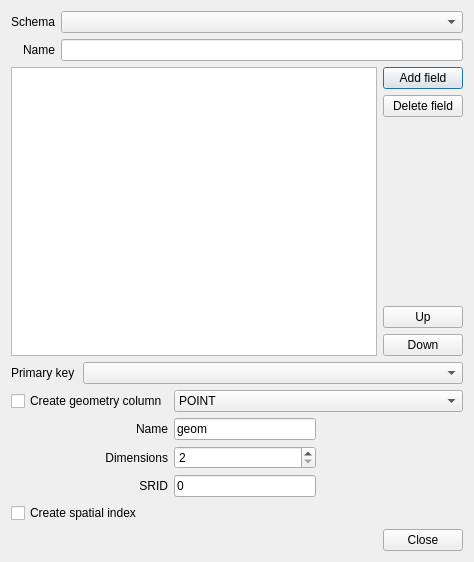
<?xml version="1.0" encoding="UTF-8"?>
<ui version="4.0">
 <class>DbManagerDlgCreateTable</class>
 <widget class="QDialog" name="DbManagerDlgCreateTable">
  <property name="geometry">
   <rect>
    <x>0</x>
    <y>0</y>
    <width>474</width>
    <height>562</height>
   </rect>
  </property>
  <property name="windowTitle">
   <string>Create Table</string>
  </property>
  <layout class="QGridLayout" name="gridLayout_2">
   <item row="0" column="0" colspan="2">
    <layout class="QGridLayout">
     <item row="0" column="0" colspan="2">
      <widget class="QLabel" name="label_3">
       <property name="text">
        <string>Schema</string>
       </property>
       <property name="alignment">
        <set>Qt::AlignRight|Qt::AlignTrailing|Qt::AlignVCenter</set>
       </property>
      </widget>
     </item>
     <item row="0" column="2">
      <widget class="QComboBox" name="cboSchema"/>
     </item>
     <item row="1" column="0" colspan="2">
      <widget class="QLabel" name="label">
       <property name="text">
        <string>Name</string>
       </property>
       <property name="alignment">
        <set>Qt::AlignRight|Qt::AlignTrailing|Qt::AlignVCenter</set>
       </property>
      </widget>
     </item>
     <item row="1" column="2">
      <widget class="QLineEdit" name="editName">
       <property name="text">
        <string notr="true"/>
       </property>
      </widget>
     </item>
    </layout>
   </item>
   <item row="1" column="1">
    <layout class="QVBoxLayout">
     <item>
      <widget class="QPushButton" name="btnAddField">
       <property name="text">
        <string>Add field</string>
       </property>
      </widget>
     </item>
     <item>
      <widget class="QPushButton" name="btnDeleteField">
       <property name="text">
        <string>Delete field</string>
       </property>
      </widget>
     </item>
     <item>
      <spacer>
       <property name="orientation">
        <enum>Qt::Vertical</enum>
       </property>
       <property name="sizeHint" stdset="0">
        <size>
         <width>20</width>
         <height>40</height>
        </size>
       </property>
      </spacer>
     </item>
     <item>
      <widget class="QPushButton" name="btnFieldUp">
       <property name="text">
        <string>Up</string>
       </property>
      </widget>
     </item>
     <item>
      <widget class="QPushButton" name="btnFieldDown">
       <property name="text">
        <string>Down</string>
       </property>
      </widget>
     </item>
    </layout>
   </item>
   <item row="2" column="0" colspan="2">
    <layout class="QHBoxLayout">
     <property name="spacing">
      <number>8</number>
     </property>
     <item>
      <widget class="QLabel" name="label_4">
       <property name="text">
        <string>Primary key</string>
       </property>
      </widget>
     </item>
     <item>
      <widget class="QComboBox" name="cboPrimaryKey">
       <property name="sizePolicy">
        <sizepolicy hsizetype="MinimumExpanding" vsizetype="Fixed">
         <horstretch>0</horstretch>
         <verstretch>0</verstretch>
        </sizepolicy>
       </property>
      </widget>
     </item>
    </layout>
   </item>
   <item row="3" column="0" colspan="2">
    <layout class="QGridLayout" name="gridLayout">
     <item row="0" column="0">
      <widget class="QCheckBox" name="chkGeomColumn">
       <property name="text">
        <string>Create geometry column</string>
       </property>
      </widget>
     </item>
     <item row="0" column="1" colspan="2">
      <widget class="QComboBox" name="cboGeomType">
       <item>
        <property name="text">
         <string notr="true">POINT</string>
        </property>
       </item>
       <item>
        <property name="text">
         <string notr="true">LINESTRING</string>
        </property>
       </item>
       <item>
        <property name="text">
         <string notr="true">POLYGON</string>
        </property>
       </item>
       <item>
        <property name="text">
         <string notr="true">MULTIPOINT</string>
        </property>
       </item>
       <item>
        <property name="text">
         <string notr="true">MULTILINESTRING</string>
        </property>
       </item>
       <item>
        <property name="text">
         <string notr="true">MULTIPOLYGON</string>
        </property>
       </item>
       <item>
        <property name="text">
         <string notr="true">GEOMETRYCOLLECTION</string>
        </property>
       </item>
      </widget>
     </item>
     <item row="1" column="0">
      <widget class="QLabel" name="label_2">
       <property name="text">
        <string>Name</string>
       </property>
       <property name="alignment">
        <set>Qt::AlignRight|Qt::AlignTrailing|Qt::AlignVCenter</set>
       </property>
      </widget>
     </item>
     <item row="1" column="1">
      <widget class="QLineEdit" name="editGeomColumn">
       <property name="text">
        <string notr="true">geom</string>
       </property>
      </widget>
     </item>
     <item row="2" column="0">
      <widget class="QLabel" name="label_5">
       <property name="text">
        <string>Dimensions</string>
       </property>
       <property name="alignment">
        <set>Qt::AlignRight|Qt::AlignTrailing|Qt::AlignVCenter</set>
       </property>
      </widget>
     </item>
     <item row="2" column="1">
      <widget class="QSpinBox" name="spinGeomDim">
       <property name="minimum">
        <number>2</number>
       </property>
       <property name="maximum">
        <number>4</number>
       </property>
      </widget>
     </item>
     <item row="2" column="2" rowspan="2">
      <spacer>
       <property name="orientation">
        <enum>Qt::Horizontal</enum>
       </property>
       <property name="sizeHint" stdset="0">
        <size>
         <width>50</width>
         <height>51</height>
        </size>
       </property>
      </spacer>
     </item>
     <item row="3" column="0">
      <widget class="QLabel" name="label_6">
       <property name="text">
        <string>SRID</string>
       </property>
       <property name="alignment">
        <set>Qt::AlignRight|Qt::AlignTrailing|Qt::AlignVCenter</set>
       </property>
      </widget>
     </item>
     <item row="3" column="1">
      <widget class="QLineEdit" name="editGeomSrid">
       <property name="text">
        <string notr="true">0</string>
       </property>
      </widget>
     </item>
     <item row="4" column="0">
      <widget class="QCheckBox" name="chkSpatialIndex">
       <property name="text">
        <string>Create spatial index</string>
       </property>
      </widget>
     </item>
    </layout>
   </item>
   <item row="4" column="0" colspan="2">
    <widget class="QDialogButtonBox" name="buttonBox">
     <property name="orientation">
      <enum>Qt::Horizontal</enum>
     </property>
     <property name="standardButtons">
      <set>QDialogButtonBox::Close</set>
     </property>
    </widget>
   </item>
   <item row="1" column="0">
    <widget class="QTableView" name="fields">
     <property name="editTriggers">
      <set>QAbstractItemView::AllEditTriggers</set>
     </property>
     <attribute name="horizontalHeaderStretchLastSection">
      <bool>true</bool>
     </attribute>
    </widget>
   </item>
  </layout>
 </widget>
 <tabstops>
  <tabstop>cboSchema</tabstop>
  <tabstop>editName</tabstop>
  <tabstop>fields</tabstop>
  <tabstop>btnAddField</tabstop>
  <tabstop>btnDeleteField</tabstop>
  <tabstop>btnFieldUp</tabstop>
  <tabstop>btnFieldDown</tabstop>
  <tabstop>cboPrimaryKey</tabstop>
  <tabstop>chkGeomColumn</tabstop>
  <tabstop>cboGeomType</tabstop>
  <tabstop>editGeomColumn</tabstop>
  <tabstop>spinGeomDim</tabstop>
  <tabstop>editGeomSrid</tabstop>
  <tabstop>chkSpatialIndex</tabstop>
  <tabstop>buttonBox</tabstop>
 </tabstops>
 <resources/>
 <connections>
  <connection>
   <sender>buttonBox</sender>
   <signal>rejected()</signal>
   <receiver>DbManagerDlgCreateTable</receiver>
   <slot>reject()</slot>
   <hints>
    <hint type="sourcelabel">
     <x>316</x>
     <y>260</y>
    </hint>
    <hint type="destinationlabel">
     <x>286</x>
     <y>274</y>
    </hint>
   </hints>
  </connection>
 </connections>
</ui>
